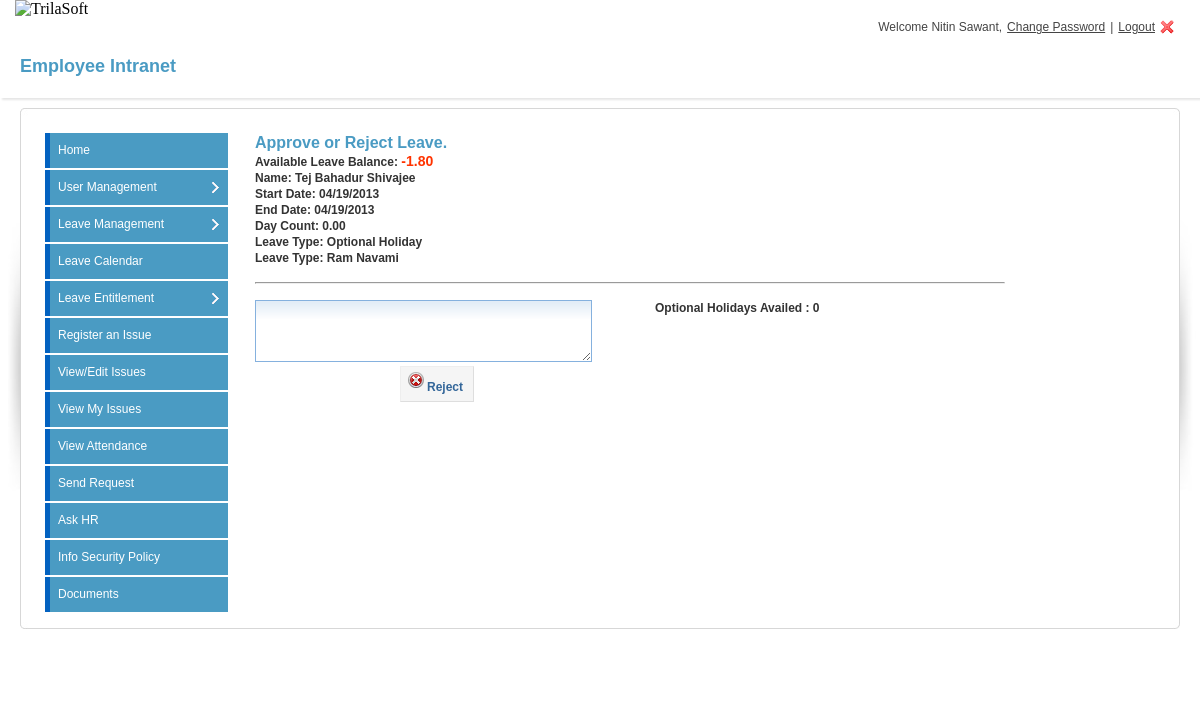
The page /decide.php?lid=134 (signed in) on the database its author committed.
### tables this page shows
CREATE TABLE `employee` (
  `empid` int(11) UNSIGNED NOT NULL,
  `empcode` varchar(20) NOT NULL,
  `type` int(11) NOT NULL,
  `username` varchar(200) NOT NULL,
  `password` varchar(200) NOT NULL,
  `doj` datetime NOT NULL,
  `supemail` varchar(100) NOT NULL,
  `fname` varchar(200) NOT NULL,
  `lname` varchar(200) NOT NULL,
  `email` varchar(200) NOT NULL,
  `address` text NOT NULL,
  `coraddress` text NOT NULL,
  `contact` varchar(20) NOT NULL,
  `emergencyno` varchar(20) NOT NULL,
  `designation` varchar(200) NOT NULL,
  `dob` datetime NOT NULL,
  `photo` varchar(200) NOT NULL,
  `department` int(11) UNSIGNED NOT NULL,
  `status` varchar(255) NOT NULL,
  `userstatus` varchar(100) NOT NULL DEFAULT 'active'
);

CREATE TABLE `leave` (
  `lid` int(11) UNSIGNED NOT NULL,
  `empid` int(11) NOT NULL,
  `fromdate` varchar(100) NOT NULL,
  `todate` varchar(100) NOT NULL,
  `fromtime` varchar(50) NOT NULL,
  `totime` varchar(50) NOT NULL,
  `leavetype` varchar(100) NOT NULL,
  `halfdaydetail` varchar(100) NOT NULL,
  `reason` text NOT NULL,
  `comment` text NOT NULL,
  `phone` varchar(50) NOT NULL,
  `reqname` varchar(100) NOT NULL,
  `reqemail` varchar(100) NOT NULL,
  `supemail` varchar(100) NOT NULL,
  `status` int(11) NOT NULL DEFAULT '0',
  `daycount` decimal(5,2) NOT NULL,
  `appdate` varchar(100) NOT NULL
);

CREATE TABLE `balance` (
  `balid` int(11) UNSIGNED NOT NULL,
  `empid` int(11) UNSIGNED NOT NULL,
  `total` decimal(5,2) NOT NULL,
  `balance` decimal(5,2) NOT NULL,
  `availed` decimal(5,2) NOT NULL
);

### login.class.php (called while the page is built, shortened)
<?php
class Login{
    private $dbhost = 'localhost';
    private $dbuser = 'trilasof_dba';
    private $dbpass = 'redsky@123456';
    public function __construct(){
        $this->connect = mysql_connect($this->dbhost, $this->dbuser, $this->dbpass);
    }
    public function session_check() {
		if($_SESSION['permission'] != 'yes') {
                   header("location: index.php");
                    return 'you have no permission to see this page';
                }else{
                    return $_SESSION['username'];
                }
    }
}
?>

### decide.php (the view, shortened to what this page needs)
<?php
include_once 'login.class.php';
$securearea = new Login();
$response = $securearea->session_check();
?>
<!DOCTYPE html>
<html>
<head>
<link rel="stylesheet" href="css/login-screen.css" type="text/css" media="screen" title="default" />
<link rel="stylesheet" href="css/form.css" type="text/css" media="screen" title="default" />
     <link rel="stylesheet" href="http://code.jquery.com/ui/1.10.1/themes/base/jquery-ui.css" />
</head>
<body >
 <?php include('includes/header.php'); ?>
<div id="content-outer">
<div id="content">
	<div id="page-heading">
		<h1>Employee Intranet</h1>
	</div>
	<table border="0" width="100%" cellpadding="0" cellspacing="0" id="content-table">
	<tr>
		<th rowspan="3" class="sized"><img src="images/side_shadowleft.jpg" width="20" height="300" alt="" /></th>
		<th class="topleft"></th>
		<td id="tbl-border-top">&nbsp;</td>
		<th class="topright"></th>
		<th rowspan="3" class="sized"><img src="images/side_shadowright.jpg" width="20" height="300" alt="" /></th>
	</tr>
	<tr>
		<td id="tbl-border-left"></td>
		<td>
		<div id="content-table-inner">
			<div id="table-content">
			<div class="left_content">
           <?php
           include('includes/leftpanel.php');
           ?>
			</div>
    <div class="right_content">
     <h2>Approve or Reject Leave.</h2>
<form action="process.php" method="post">
   <?php
    $lid = $_GET['lid'];
    $sql = "Select balance.balance, employee.fname, employee.lname, leave.fromdate, leave.daycount, leave.todate, leave.leavetype, leave.reason, leave.status from `leave`,`employee`, `balance` where leave.lid = ".$lid." and leave.empid = employee.empid and balance.empid=employee.empid ";
    $res = mysql_query($sql)or die(mysql_error());
    $row = mysql_fetch_object($res);
	?>
<?php
echo '<strong>Available Leave Balance: ';
if($row->balance < 0) {
	echo '<span style="color:#ff3300; font-size:14px">'.$row->balance.'</span><br/>';
	}
	else
	{
		echo '<span style="color:#006600; font-size:14px">'.$row->balance.'</span><br/></strong> ';
	}
echo '<strong>Name:</strong> '.$row->fname.' '.$row->lname.'<br/>';
echo '<strong>Start Date:</strong> '.$row->fromdate.'<br/>';
echo '<strong>End Date:</strong> '.$row->todate.'<br/>';
echo '<strong>Day Count:</strong> '.$row->daycount.'<br/>';
echo '<strong>Leave Type:</strong> '.$row->leavetype.'<br/>';
echo '<strong>Leave Type:</strong> '.$row->reason.'<br/><p>&nbsp;</p><hr><p>&nbsp;</p>';
?>
      <div style="float:left; width:400px">
	  <textarea name="comments" cols="40" rows="4"></textarea>
      <div class="buttons" style="padding-left:145px;">
      	<?php
	    if( $row->status == "1")
		{
				echo'<button type="submit" class="positive" name="reject" id="save"><img src="images/denied.png" alt=""/>Reject</button>';
		}
		?>
      	 </div>
		 </div>
		 <div style="float:left; width:310px">
		 <?php
	$sql = "Select *  from `leave` where leavetype ='Optional Holiday' and reqname = '$row->fname $row->lname' AND STR_TO_DATE(`fromdate`, '%m/%d/%Y') > date_format(now(),'%Y-01-01') AND STR_TO_DATE(`fromdate`, '%m/%d/%Y') < date_format(now(),'%Y-12-31') and status = 1";
	$res = mysql_query($sql)or die(mysql_error());
	$count = mysql_num_rows($res);
	echo '<strong>Optional Holidays Availed : </strong>'.$count.'</br><p> &nbsp; </p>';
?>
	</div>
    </form>
     	</div>
			</div>
		</div>
		</td>
		<td id="tbl-border-right"></td>
	</tr>
	<tr>
		<th class="sized bottomleft"></th>
		<td id="tbl-border-bottom">&nbsp;</td>
		<th class="sized bottomright"></th>
	</tr>
	</table>
	<div class="clear">&nbsp;</div>
</div>
<div class="clear">&nbsp;</div>
</div>
<div class="clear">&nbsp;</div>
</body>
</html>

### calendar/includes/header.php (shortened to what this page needs)
<div id="logo"> <img src="http://trilasoft.com/images/logo.png" alt="TrilaSoft" title="TrilaSoft"  />
</div>
 <div class="right_header">
<?php
if(isset($response))
{
$empid = $response;
$sql = "Select *from `employee` where `username` = '$empid'";
$res=mysql_query($sql)or die(mysql_error());
$row=mysql_fetch_object($res);
echo "Welcome " . $row->fname." ".$row->lname.", " ;
?>
<a href="changepass.php?sessid=<?php echo $_SESSION['sessid']; ?>" class="settings">Change Password</a> | <a href="index.php?val=0" class="logout">Logout</a>
</div>
<?php
}
else{
header('Location:index.php');
}
?>

### css/login-screen.css (style rules this page uses)
* { margin: 0; padding: 0; }
#logo { margin: 0px 0 11px 15px; }
img { border: 0; }
p { margin: 0px; padding: 0px; margin-bottom:0px !important; }
form { margin: 0; padding: 0; }
#logo { width:200px; z-index:1; top: 14px; left: 0px; float:left; }
.right_header { display: flex; flex-flow: row wrap; justify-content: flex-end; text-align:right; color:#444; padding:20px 20px 0 0px; font-family:Arial,Helvetica,sans-serif; font-size:12px; }
.right_header a { margin:0 5px 0 5px; text-decoration:underline; color:#444; font-family:Arial,Helvetica,sans-serif; }
.right_header a.logout { background:url(../images/user_logout.png) no-repeat right; padding-right:20px; font-family:Arial,Helvetica,sans-serif; }
#content-outer { background: url(../images/content_repeat.png) repeat-x; }
#content { color: #333; font-family: Arial, Helvetica, sans-serif; font-size: 12px; line-height: 18px; margin: 0 auto 0 auto; max-width: 100%; min-width: 780px; padding: 0px 0px 30px 0px; }
#content-table { font-size: 0px; line-height: 0px; }
#content-table th.sized { height: 15px; width: 15px; padding: 0; margin: 0; font-size: 0px; line-height: 0px; }
#content-table-inner { font-size: 12px; line-height: 12px; padding: 10px 0 20px 0; }
#tbl-border-top { background: url(../images/border_bit.jpg) top repeat-x; line-height: 0;font-size: 0px; height: 15px; }
#tbl-border-bottom { background: url(../images/border_bit.jpg) bottom repeat-x; line-height: 0;font-size: 0px; height: 15px; }
#tbl-border-left { background: url(../images/border_bit.jpg) left repeat-y; }
#tbl-border-right { background: url(../images/border_bit.jpg) right repeat-y; }
#table-content { line-height: 16px; margin: 0 10px 10px 10px; min-height: 300px; }
.topleft { background: url(../images/corner_top_left.jpg) no-repeat; width:15px; height:15px; }
.topright { background: url(../images/corner_top_right.jpg) no-repeat; width:15px; height:15px; }
.bottomleft { background: url(../images/corner_bottom_left.jpg) no-repeat; width:15px; height:15px; }
.bottomright { background: url(../images/corner_bottom_right.jpg) no-repeat; width:15px; height:15px; }
#page-heading { margin: 0px 0 10px 0px; background: #fff; box-shadow: 2px 2px 2px rgba(0, 0, 0, 0.1); padding: 20px 0px 20px 20px; }
h1 { color: #4a9bc3 !important; font-family: Arial, Helvetica, sans-serif !important; font-size: 18px !important; line-height: 24px !important; font-weight: bold !important; }
h2 { color: #4a9bc3 !important; font-size: 16px !important; font-weight: bold !important; line-height: 20px !important; margin-bottom: 10px !important; }
.h1, .h2, .h3, .h4, .h5, .h6, h1, h2, h3, h4, h5, h6 { margin-bottom:0px !important; }
*, *::after, *::before { box-sizing: inherit !important; }
.left_content { width:180px; float:left; padding:0px; }
.right_content { width:750px; float:left; padding:0px 0 0 30px; }

### css/form.css (style rules this page uses)
.idle { border: solid 1px #85b1de; background-image: url( '../images/blue_bg.png' ); background-repeat: repeat-x; background-position: top; }
.buttons a, .buttons button { display:block; float:left; margin:0 7px 0 0; background-color:#f5f5f5; border:1px solid #dedede; border-top:1px solid #eee; border-left:1px solid #eee; font-family:"Lucida Grande", Tahoma, Arial, Verdana, sans-serif; font-size:12px; line-height:140%; text-decoration:none; font-weight:bold; color:#565656; cursor:pointer; padding:5px 10px 6px 7px; }
.buttons button { width:auto; overflow:visible; padding:4px 10px 3px 7px; }
.buttons button[type] { padding:5px 10px 5px 7px; line-height:17px; }
.buttons button img, .buttons a img { margin:0 3px 3px 0 !important; padding:0; border:none; width:16px; height:16px; }
button.positive, .buttons a.positive { color:#336699; }

### rows shown on the page
employee: fname "Nitin", lname "Sawant"
leave: balance.balance "-1.80", empid.fname "Tej Bahadur", empid.lname "Shivajee", fromdate "04/19/2013", todate "04/19/2013", daycount "0.00", leavetype "Optional Holiday", reason "Ram Navami"

### other values the page prints
$count "0"
